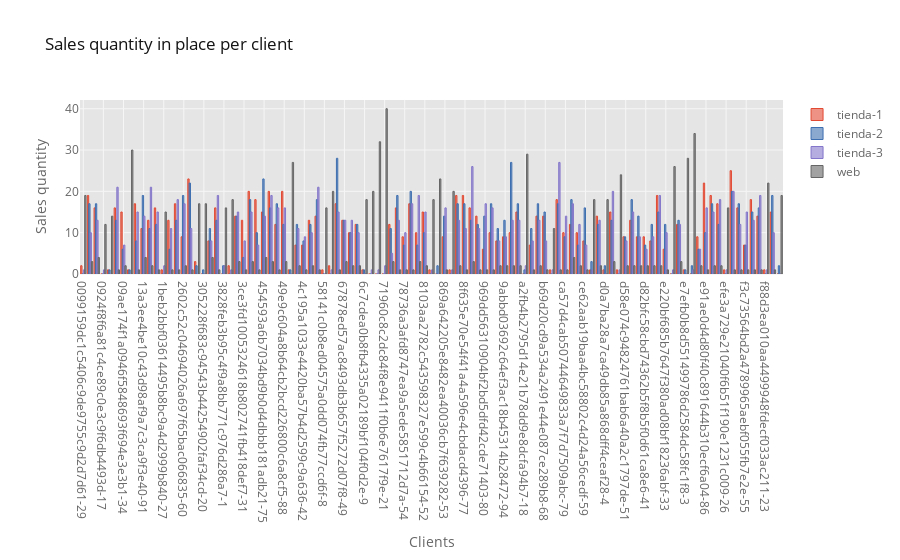

Source (notebook cell):
### Code cell
df = df_sales.groupby(['id_client','place_purchase'])['revenue'].count().unstack(fill_value=0)
df.iplot(kind='bar', xTitle='Clients', yTitle='Sales quantity', title=f'Sales quantity in place per client')
